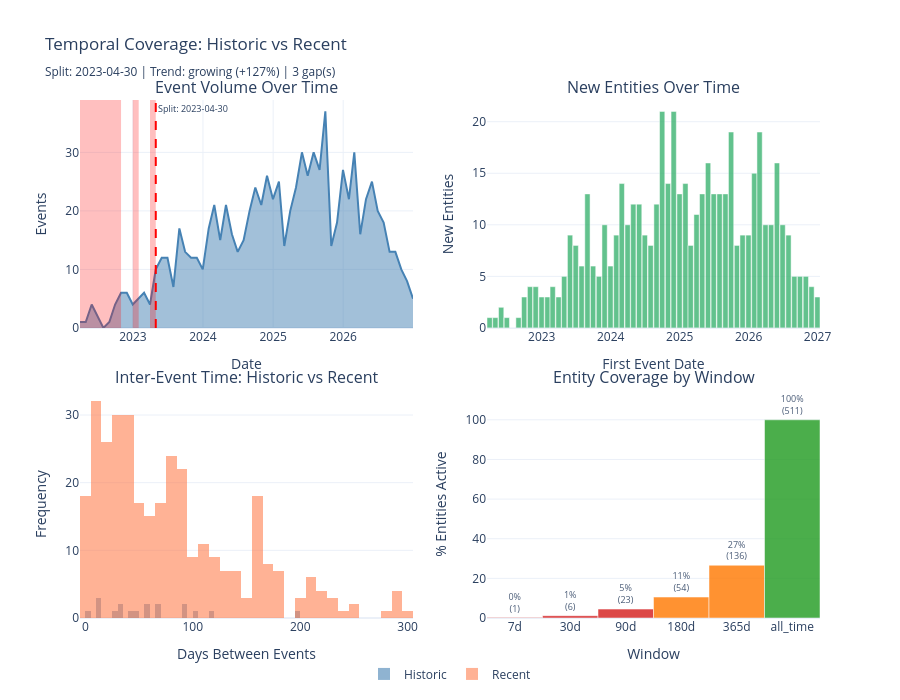

The cell this chart's notebook holds for it:
### Markdown cell above
[//]: # (cr:doc name='1a_6_create_analysis_views_historic_recent' id=5a42a085)
## 1a.6 Create Analysis Views (Historic + Recent)

**Understanding Temporal Stratification**

Splitting data into time periods reveals whether patterns are stable or evolving:
- **Historic**: older data establishing baseline behavior
- **Recent**: newer data showing current regime
- **Divergence** between periods signals concept drift or population shift

Interpreting Period Comparisons:

| Signal | Stable (H ≈ R) | Shifting (H ≠ R) |
|--------|----------------|-------------------|
| Event volume | Consistent population | Growth or decline wave |
| Entity arrivals | Steady acquisition | Acceleration or saturation |
| Inter-event gaps | Uniform cadence | Engagement regime change |
| Data gaps | Known quality | Emerging coverage issues |

Reading Inter-Event Time:
- Median gap = typical engagement cadence
- Mean >> Median (ratio > 1.5) = heavy right skew, long tail of inactive entities
- IQR > Median = high variability across entities
- Period shift in median gap = engagement regime change

Stratification vs Segmentation:
- Stratification = time-based split (when events happened)
- Segmentation = entity-based split (who the entities are)

### Code cell
# @cr:code name='analyze_temporal_coverage' id=15217e5e
from customer_retention.stages.profiling import analyze_temporal_coverage, derive_drift_implications

df_temp = df.copy()
df_temp[TIME_COLUMN] = safe_to_datetime(df_temp[TIME_COLUMN])

coverage_result = analyze_temporal_coverage(df_temp, ENTITY_COLUMN, TIME_COLUMN)
drift = derive_drift_implications(coverage_result)

midpoint = coverage_result.first_event + (coverage_result.last_event - coverage_result.first_event) / 2
split_date = drift.recommended_training_start or midpoint
_has_split = split_date is not None and not native_pd.isna(split_date)
historic_mask = df_temp[TIME_COLUMN] < split_date if _has_split else native_pd.Series(False, index=df_temp.index)


def _inter_event_days(data):
    result = []
    for _, group in data.groupby(ENTITY_COLUMN):
        if len(group) < 2:
            continue
        result.extend(group[TIME_COLUMN].sort_values().diff().dropna().dt.total_seconds() / 86400)
    return result


inter_event_times = _inter_event_days(df_temp)
inter_event_series = native_pd.Series(inter_event_times) if inter_event_times else native_pd.Series(dtype=float)
historic_iet = native_pd.Series(_inter_event_days(df_temp[historic_mask])) if historic_mask.any() else native_pd.Series(dtype=float)
recent_iet = native_pd.Series(_inter_event_days(df_temp[~historic_mask])) if (~historic_mask).any() else native_pd.Series(dtype=float)

fig = make_subplots(
    rows=2, cols=2,
    subplot_titles=["Event Volume Over Time", "New Entities Over Time",
                    "Inter-Event Time: Historic vs Recent", "Entity Coverage by Window"],
    vertical_spacing=0.12, horizontal_spacing=0.10,
)

fig.add_trace(go.Scatter(
    x=coverage_result.events_over_time.index, y=coverage_result.events_over_time.to_numpy(),
    mode="lines", fill="tozeroy", line_color="steelblue", showlegend=False,
), row=1, col=1)
if _has_split:
    fig.add_vline(x=split_date.isoformat(), line_dash="dash", line_color="red", row=1, col=1)
    fig.add_annotation(x=split_date.isoformat(), y=1, yref="y domain",
                       text=f"Split: {split_date.strftime('%Y-%m-%d')}",
                       showarrow=False, font=dict(size=9), xanchor="left", yanchor="top",
                       row=1, col=1)

for gap in coverage_result.gaps:
    severity_colors = {"minor": "rgba(255,165,0,0.15)", "moderate": "rgba(255,100,0,0.25)",
                       "major": "rgba(255,0,0,0.25)"}
    fig.add_vrect(x0=gap.start.isoformat(), x1=gap.end.isoformat(),
                  fillcolor=severity_colors[gap.severity], line_width=0, row=1, col=1)

fig.add_trace(go.Bar(
    x=coverage_result.new_entities_over_time.index, y=coverage_result.new_entities_over_time.to_numpy(),
    marker_color="mediumseagreen", opacity=0.8, showlegend=False,
), row=1, col=2)

if len(historic_iet) > 0:
    fig.add_trace(go.Histogram(
        x=historic_iet[historic_iet <= historic_iet.quantile(0.99)], nbinsx=40,
        name="Historic", marker_color="steelblue", opacity=0.6,
    ), row=2, col=1)
if len(recent_iet) > 0:
    fig.add_trace(go.Histogram(
        x=recent_iet[recent_iet <= recent_iet.quantile(0.99)], nbinsx=40,
        name="Recent", marker_color="coral", opacity=0.6,
    ), row=2, col=1)

cov = [(c.window, c.coverage_pct * 100, c.active_entities) for c in coverage_result.entity_window_coverage]
fig.add_trace(go.Bar(
    x=[c[0] for c in cov], y=[c[1] for c in cov], showlegend=False,
    marker_color=["#2ca02c" if p >= 50 else "#ff7f0e" if p >= 10 else "#d62728" for _, p, _ in cov],
    opacity=0.85, text=[f"{p:.0f}%<br>({n:,})" for _, p, n in cov],
    textposition="outside", textfont_size=9,
), row=2, col=2)

trend_label = f"{coverage_result.volume_trend} ({coverage_result.volume_change_pct:+.0%})"
gap_label = f" | {len(coverage_result.gaps)} gap(s)" if coverage_result.gaps else ""
split_label = split_date.strftime('%Y-%m-%d') if _has_split else "N/A"
fig.update_layout(
    template="plotly_white", height=700, barmode="overlay",
    title=(f"Temporal Coverage: Historic vs Recent<br><sub>"
           f"Split: {split_label} | Trend: {trend_label}{gap_label}</sub>"),
    legend=dict(orientation="h", yanchor="top", y=-0.08, xanchor="center", x=0.5),
    margin=dict(b=70),
)
fig.update_xaxes(title_text="Date", row=1, col=1)
fig.update_xaxes(title_text="First Event Date", row=1, col=2)
fig.update_xaxes(title_text="Days Between Events", row=2, col=1)
fig.update_xaxes(title_text="Window", row=2, col=2)
fig.update_yaxes(title_text="Events", row=1, col=1)
fig.update_yaxes(title_text="New Entities", row=1, col=2)
fig.update_yaxes(title_text="Frequency", row=2, col=1)
fig.update_yaxes(title_text="% Entities Active", range=[0, 115], row=2, col=2)
display_figure(fig)

### Figure 1 — Plotly figure (JSON) as saved in the notebook; plotly's stock layout.template omitted (floating-point values rounded to 4 significant figures; data arrays with more than 128 entries replaced by an {"elided": "..."} marker saying what was removed)
{"data": [{"fill": "tozeroy", "line": {"color": "steelblue"}, "mode": "lines", "showlegend": false, "type": "scatter", "x": ["2022-03-31T00:00:00", "2022-04-30T00:00:00", "2022-05-31T00:00:00", "2022-06-30T00:00:00", "2022-07-31T00:00:00", "2022-08-31T00:00:00", "2022-09-30T00:00:00", "2022-10-31T00:00:00", "2022-11-30T00:00:00", "2022-12-31T00:00:00", "2023-01-31T00:00:00", "2023-02-28T00:00:00", "2023-03-31T00:00:00", "2023-04-30T00:00:00", "2023-05-31T00:00:00", "2023-06-30T00:00:00", "2023-07-31T00:00:00", "2023-08-31T00:00:00", "2023-09-30T00:00:00", "2023-10-31T00:00:00", "2023-11-30T00:00:00", "2023-12-31T00:00:00", "2024-01-31T00:00:00", "2024-02-29T00:00:00", "2024-03-31T00:00:00", "2024-04-30T00:00:00", "2024-05-31T00:00:00", "2024-06-30T00:00:00", "2024-07-31T00:00:00", "2024-08-31T00:00:00", "2024-09-30T00:00:00", "2024-10-31T00:00:00", "2024-11-30T00:00:00", "2024-12-31T00:00:00", "2025-01-31T00:00:00", "2025-02-28T00:00:00", "2025-03-31T00:00:00", "2025-04-30T00:00:00", "2025-05-31T00:00:00", "2025-06-30T00:00:00", "2025-07-31T00:00:00", "2025-08-31T00:00:00", "2025-09-30T00:00:00", "2025-10-31T00:00:00", "2025-11-30T00:00:00", "2025-12-31T00:00:00", "2026-01-31T00:00:00", "2026-02-28T00:00:00", "2026-03-31T00:00:00", "2026-04-30T00:00:00", "2026-05-31T00:00:00", "2026-06-30T00:00:00", "2026-07-31T00:00:00", "2026-08-31T00:00:00", "2026-09-30T00:00:00", "2026-10-31T00:00:00", "2026-11-30T00:00:00", "2026-12-31T00:00:00"], "xaxis": "x", "y": [1, 1, 4, 2, 0, 1, 4, 6, 6, 4, 5, 6, 4, 10, 12, 12, 7, 17, 13, 12, 12, 10, 17, 21, 15, 21, 16, 13, 15, 20, 24, 21, 26, 22, 25, 14, 20, 24, 30, 26, 30, 27, 37, 14, 18, 27, 22, 30, 16, 22, 25, 20, 18, 13, 13, 10, 8, 5], "yaxis": "y"}, {"marker": {"color": "mediumseagreen"}, "opacity": 0.8, "showlegend": false, "type": "bar", "x": ["2022-03-31T00:00:00", "2022-04-30T00:00:00", "2022-05-31T00:00:00", "2022-06-30T00:00:00", "2022-07-31T00:00:00", "2022-08-31T00:00:00", "2022-09-30T00:00:00", "2022-10-31T00:00:00", "2022-11-30T00:00:00", "2022-12-31T00:00:00", "2023-01-31T00:00:00", "2023-02-28T00:00:00", "2023-03-31T00:00:00", "2023-04-30T00:00:00", "2023-05-31T00:00:00", "2023-06-30T00:00:00", "2023-07-31T00:00:00", "2023-08-31T00:00:00", "2023-09-30T00:00:00", "2023-10-31T00:00:00", "2023-11-30T00:00:00", "2023-12-31T00:00:00", "2024-01-31T00:00:00", "2024-02-29T00:00:00", "2024-03-31T00:00:00", "2024-04-30T00:00:00", "2024-05-31T00:00:00", "2024-06-30T00:00:00", "2024-07-31T00:00:00", "2024-08-31T00:00:00", "2024-09-30T00:00:00", "2024-10-31T00:00:00", "2024-11-30T00:00:00", "2024-12-31T00:00:00", "2025-01-31T00:00:00", "2025-02-28T00:00:00", "2025-03-31T00:00:00", "2025-04-30T00:00:00", "2025-05-31T00:00:00", "2025-06-30T00:00:00", "2025-07-31T00:00:00", "2025-08-31T00:00:00", "2025-09-30T00:00:00", "2025-10-31T00:00:00", "2025-11-30T00:00:00", "2025-12-31T00:00:00", "2026-01-31T00:00:00", "2026-02-28T00:00:00", "2026-03-31T00:00:00", "2026-04-30T00:00:00", "2026-05-31T00:00:00", "2026-06-30T00:00:00", "2026-07-31T00:00:00", "2026-08-31T00:00:00", "2026-09-30T00:00:00", "2026-10-31T00:00:00", "2026-11-30T00:00:00", "2026-12-31T00:00:00"], "xaxis": "x2", "y": [1, 1, 2, 1, 0, 1, 3, 4, 4, 3, 3, 4, 3, 5, 9, 8, 6, 13, 6, 5, 10, 6, 9, 14, 10, 12, 12, 9, 8, 12, 21, 14, 21, 13, 14, 8, 11, 13, 16, 13, 13, 13, 19, 8, 9, 9, 15, 19, 10, 10, 16, 10, 9, 5, 5, 5, 4, 3], "yaxis": "y2"}, {"marker": {"color": "steelblue"}, "name": "Historic", "nbinsx": 40, "opacity": 0.6, "type": "histogram", "x": [197.7, 118.6, 94.07, 11.31, 102.0, 68.18, 3.52, 55.99, 48.37, 65.13, 11.44, 25.73, 93.74, 33.24, 31.42, 10.71, 42.69, 58.48], "xaxis": "x3", "yaxis": "y3"}, {"marker": {"color": "coral"}, "name": "Recent", "nbinsx": 40, "opacity": 0.6, "type": "histogram", "x": {"elided": "335 float values"}, "xaxis": "x3", "yaxis": "y3"}, {"marker": {"color": ["#d62728", "#d62728", "#d62728", "#ff7f0e", "#ff7f0e", "#2ca02c"]}, "opacity": 0.85, "showlegend": false, "text": ["0%<br>(1)", "1%<br>(6)", "5%<br>(23)", "11%<br>(54)", "27%<br>(136)", "100%<br>(511)"], "textfont": {"size": 9}, "textposition": "outside", "type": "bar", "x": ["7d", "30d", "90d", "180d", "365d", "all_time"], "xaxis": "x4", "y": [0.1957, 1.174, 4.501, 10.57, 26.61, 100.0], "yaxis": "y4"}], "layout": {"annotations": [{"font": {"size": 16}, "showarrow": false, "text": "Event Volume Over Time", "x": 0.225, "xanchor": "center", "xref": "paper", "y": 1.0, "yanchor": "bottom", "yref": "paper"}, {"font": {"size": 16}, "showarrow": false, "text": "New Entities Over Time", "x": 0.775, "xanchor": "center", "xref": "paper", "y": 1.0, "yanchor": "bottom", "yref": "paper"}, {"font": {"size": 16}, "showarrow": false, "text": "Inter-Event Time: Historic vs Recent", "x": 0.225, "xanchor": "center", "xref": "paper", "y": 0.44, "yanchor": "bottom", "yref": "paper"}, {"font": {"size": 16}, "showarrow": false, "text": "Entity Coverage by Window", "x": 0.775, "xanchor": "center", "xref": "paper", "y": 0.44, "yanchor": "bottom", "yref": "paper"}, {"font": {"size": 9}, "showarrow": false, "text": "Split: 2023-04-30", "x": "2023-04-30T00:00:00", "xanchor": "left", "xref": "x", "y": 1, "yanchor": "top", "yref": "y domain"}], "barmode": "overlay", "height": 700, "legend": {"orientation": "h", "x": 0.5, "xanchor": "center", "y": -0.08, "yanchor": "top"}, "margin": {"b": 70}, "shapes": [{"line": {"color": "red", "dash": "dash"}, "type": "line", "x0": "2023-04-30T00:00:00", "x1": "2023-04-30T00:00:00", "xref": "x", "y0": 0, "y1": 1, "yref": "y domain"}, {"fillcolor": "rgba(255,0,0,0.25)", "line": {"width": 0}, "type": "rect", "x0": "2022-03-31T00:00:00", "x1": "2022-10-31T00:00:00", "xref": "x", "y0": 0, "y1": 1, "yref": "y domain"}, {"fillcolor": "rgba(255,0,0,0.25)", "line": {"width": 0}, "type": "rect", "x0": "2022-12-31T00:00:00", "x1": "2023-01-31T00:00:00", "xref": "x", "y0": 0, "y1": 1, "yref": "y domain"}, {"fillcolor": "rgba(255,0,0,0.25)", "line": {"width": 0}, "type": "rect", "x0": "2023-03-31T00:00:00", "x1": "2023-04-30T00:00:00", "xref": "x", "y0": 0, "y1": 1, "yref": "y domain"}], "title": {"text": "Temporal Coverage: Historic vs Recent<br><sub>Split: 2023-04-30 | Trend: growing (+127%) | 3 gap(s)</sub>"}, "xaxis": {"anchor": "y", "domain": [0.0, 0.45], "title": {"text": "Date"}}, "xaxis2": {"anchor": "y2", "domain": [0.55, 1.0], "title": {"text": "First Event Date"}}, "xaxis3": {"anchor": "y3", "domain": [0.0, 0.45], "title": {"text": "Days Between Events"}}, "xaxis4": {"anchor": "y4", "domain": [0.55, 1.0], "title": {"text": "Window"}}, "yaxis": {"anchor": "x", "domain": [0.56, 1.0], "title": {"text": "Events"}}, "yaxis2": {"anchor": "x2", "domain": [0.56, 1.0], "title": {"text": "New Entities"}}, "yaxis3": {"anchor": "x3", "domain": [0.0, 0.44], "title": {"text": "Frequency"}}, "yaxis4": {"anchor": "x4", "domain": [0.0, 0.44], "range": [0, 115], "title": {"text": "% Entities Active"}}}}
